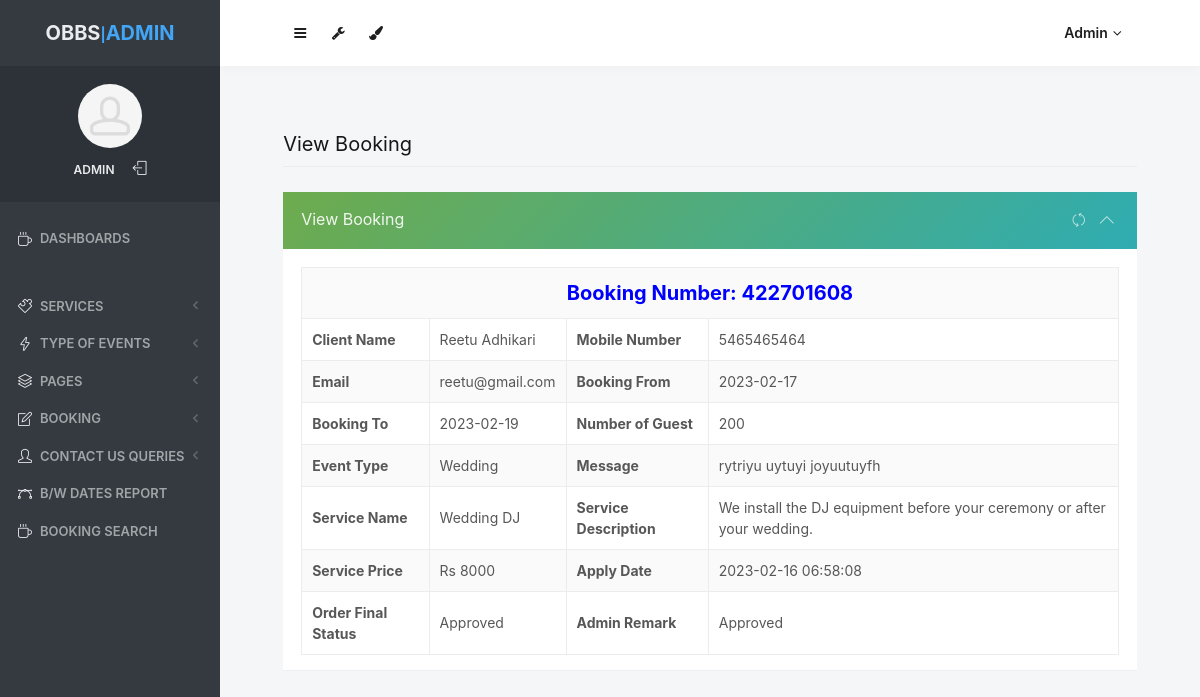
The app's page /admin/view-booking-detail.php?editid=1&&bookingid=422701608 (signed in) with its own data.
### tables this page shows
CREATE TABLE `tblbooking` (
  `ID` int(10) NOT NULL,
  `BookingID` int(10) DEFAULT NULL,
  `ServiceID` int(10) DEFAULT NULL,
  `UserID` int(5) DEFAULT NULL,
  `BookingFrom` date DEFAULT NULL,
  `BookingTo` date DEFAULT NULL,
  `EventType` varchar(200) DEFAULT NULL,
  `Numberofguest` int(10) DEFAULT NULL,
  `Message` mediumtext DEFAULT NULL,
  `BookingDate` timestamp NULL DEFAULT current_timestamp(),
  `Remark` varchar(200) DEFAULT NULL,
  `Status` varchar(200) DEFAULT NULL,
  `PaymentIDX` varchar(200) DEFAULT NULL,
  `UpdationDate` timestamp NULL DEFAULT NULL ON UPDATE current_timestamp()
);

CREATE TABLE `tbluser` (
  `ID` int(10) NOT NULL,
  `FullName` varchar(200) DEFAULT NULL,
  `MobileNumber` bigint(10) DEFAULT NULL,
  `Email` varchar(200) DEFAULT NULL,
  `Password` varchar(200) DEFAULT NULL,
  `RegDate` timestamp NULL DEFAULT current_timestamp()
);

CREATE TABLE `tblservice` (
  `ID` int(10) NOT NULL,
  `ServiceName` varchar(200) DEFAULT NULL,
  `SerDes` varchar(250) NOT NULL,
  `ServicePrice` varchar(200) DEFAULT NULL,
  `CreationDate` timestamp NULL DEFAULT current_timestamp()
);

### admin/view-booking-detail.php (the view, shortened to what this page needs)
<?php
include('includes/dbconnection.php');
if (strlen($_SESSION['odmsaid']==0)) {
  header('location:logout.php');
  } else{
?>
<!doctype html>
 <html lang="en" class="no-focus">
    <head>
<link rel="stylesheet" id="css-main" href="assets/css/codebase.min.css">
</head>
    <body>
        <div id="page-container" class="sidebar-o sidebar-inverse side-scroll page-header-fixed main-content-narrow">
             <?php include_once('includes/sidebar.php');?>
          <?php include_once('includes/header.php');?>
            <main id="main-container">
                <div class="content">
                    <h2 class="content-heading">View Booking</h2>
                    <div class="row">
                        <div class="col-md-12">
                            <div class="block block-themed">
                                <div class="block-header bg-gd-emerald">
                                    <h3 class="block-title">View Booking</h3>
                                    <div class="block-options">
                                        <button type="button" class="btn-block-option" data-toggle="block-option" data-action="state_toggle" data-action-mode="demo">
                                            <i class="si si-refresh"></i>
                                        </button>
                                        <button type="button" class="btn-block-option" data-toggle="block-option" data-action="content_toggle"></button>
                                    </div>
                                </div>
                                <div class="block-content">
                                    <?php
                  $eid=$_GET['editid'];
$sql="SELECT tblbooking.UserID, tbluser.FullName,tbluser.MobileNumber,tbluser.Email,tblbooking.BookingID,tblbooking.BookingDate,tblbooking.BookingFrom,tblbooking.BookingTo,tblbooking.EventType,tblbooking.Numberofguest,tblbooking.Message, tblbooking.Remark,tblbooking.Status,tblbooking.UpdationDate,tblservice.ServiceName,tblservice.SerDes,tblservice.ServicePrice from tblbooking join tblservice on tblbooking.ServiceID=tblservice.ID join tbluser on tbluser.ID=tblbooking.UserID  where tblbooking.ID=:eid";
$query = $dbh -> prepare($sql);
$query-> bindParam(':eid', $eid, PDO::PARAM_STR);
$query->execute();
$results=$query->fetchAll(PDO::FETCH_OBJ);
$cnt=1;
if($query->rowCount() > 0)
{
foreach($results as $row)
{               ?>
                            <table border="1" class="table table-bordered table-striped table-vcenter js-dataTable-full-pagination">
                                <tr>
                                    <th colspan="5" style="text-align: center;font-size: 20px;color: blue;">Booking Number: <?php  echo $row->BookingID;?>
                                    </th>
                                </tr>
                                            <tr>
    <th>Client Name</th>
    <td><?php  echo $row->FullName;?></td>
     <th>Mobile Number</th>
    <td><?php  echo $row->MobileNumber;?></td>
  </tr>
  <tr>
   <th>Email</th>
    <td><?php  echo $row->Email;?></td>
     <th>Booking From</th>
    <td><?php  echo $row->BookingFrom;?></td>
  </tr>
   <tr>
   <th>Booking To</th>
    <td><?php  echo $row->BookingTo;?></td>
    <th>Number of Guest</th>
    <td><?php  echo $row->Numberofguest;?></td>
  </tr>
  <tr>
    <th>Event Type</th>
    <td><?php  echo $row->EventType;?></td>
    <th>Message</th>
    <td><?php  echo $row->Message;?></td>
  </tr>
  <tr>
    <th>Service Name</th>
    <td><?php  echo $row->ServiceName;?></td>
    <th>Service Description</th>
    <td><?php  echo $row->SerDes;?></td>
  </tr>
   <tr>
    <th>Service Price</th>
    <td>Rs <?php  echo $row->ServicePrice;?></td>
    <th>Apply Date</th>
    <td><?php  echo $row->BookingDate;?></td>
  </tr>
  <tr>
     <th>Order Final Status</th>
    <td> <?php  $status=$row->Status;
if($row->Status=="Approved")
{
  echo "Approved";
}
     ;?></td>
     <th >Admin Remark</th>
    <?php if($row->Status==""){ ?>
                     <td><?php echo "Not Updated Yet"; ?></td>
<?php } else { ?>                  <td><?php  echo htmlentities($row->Remark);?>
                  </td>
                  <?php } ?>
  </tr>
<?php $cnt=$cnt+1;}} ?>
</table>
                </div>
            </main>
        </div>
    </body>
</html>
<?php }  ?>

### admin/includes/sidebar.php (shortened to what this page needs)
     <?php
include('includes/dbconnection.php');
if (strlen($_SESSION['odmsaid']==0)) {
  header('location:logout.php');
  } else{
  ?>
   <nav id="sidebar">
                <div id="sidebar-scroll">
                    <div class="sidebar-content">
                        <div class="content-header content-header-fullrow px-15">
                            <div class="content-header-section text-center align-parent sidebar-mini-hidden">
                                <div class="content-header-item">
                                    <a class="link-effect font-w700" href="dashboard.php">
                                        <span class="font-size-xl text-dual-primary-dark">OBBS</span>|<span class="font-size-xl text-primary">ADMIN</span>
                                    </a>
                                </div>
                            </div>
                        </div>
                        <div class="content-side content-side-full content-side-user px-10 align-parent">
                            <div class="sidebar-mini-hidden-b text-center">
                                <a class="img-link" href="dashboard.php">
                                    <img class="img-avatar" src="assets/img/avatars/avatar15.jpg" alt="">
                                </a>
                                <ul class="list-inline mt-10">
                                    <?php
$aid=$_SESSION['odmsaid'];
$sql="SELECT AdminName from  tbladmin where ID=:aid";
$query = $dbh -> prepare($sql);
$query->bindParam(':aid',$aid,PDO::PARAM_STR);
$query->execute();
$results=$query->fetchAll(PDO::FETCH_OBJ);
$cnt=1;
if($query->rowCount() > 0)
{
foreach($results as $row)
{               ?>
                                    <li class="list-inline-item">
                                        <a class="link-effect text-dual-primary-dark font-size-xs font-w600 text-uppercase" href="admin-profile.php"><?php  echo $row->AdminName;?></a>
                                    </li><?php $cnt=$cnt+1;}} ?>
                                    <li class="list-inline-item">
                                        <a class="link-effect text-dual-primary-dark" href="logout.php">
                                            <i class="si si-logout"></i>
                                        </a>
                                    </li>
                                </ul>
                            </div>
                        </div>
                        <div class="content-side content-side-full">
                            <ul class="nav-main">
                                <li class="open">
                                    <a href="dashboard.php"><i class="si si-cup"></i><span class="sidebar-mini-hide">Dashboards</span></a>
                                </li>
                                <li class="nav-main-heading"><span class="sidebar-mini-visible">UI</span><span class="sidebar-mini-hidden"></span></li>
                                <li>
                                    <a class="nav-submenu" data-toggle="nav-submenu"><i class="si si-puzzle"></i><span class="sidebar-mini-hide"></span>Services</a>
                                </li>
                                <li>
                                    <a class="nav-submenu" data-toggle="nav-submenu" href="#"><i class="si si-energy"></i><span class="sidebar-mini-hide">Type of Events</span></a>
                                </li>
                                <li>
                                    <a class="nav-submenu" data-toggle="nav-submenu" href="#"><i class="si si-layers"></i><span class="sidebar-mini-hide">Pages</span></a>
                                </li>
                                <li>
                                    <a class="nav-submenu" data-toggle="nav-submenu" href="#"><i class="si si-note"></i><span class="sidebar-mini-hide">Booking</span></a>
                                </li>
                                <li>
                                    <a class="nav-submenu" data-toggle="nav-submenu" href="#"><i class="si si-user"></i><span class="sidebar-mini-hide">Contact Us Queries</span></a>
                                </li>
                                <li>
                                    <a  href="between-dates-report.php"><i class="si si-vector"></i><span class="sidebar-mini-hide">B/w Dates Report</span></a>
                                </li>
                     <li>
                                    <a href="booking-search.php"><i class="si si-cup"></i><span class="sidebar-mini-hide">Booking Search</span></a>
                                </li>
                            </ul>
                        </div>
                    </div>
                </div>
            </nav>
           <?php }  ?>

### admin/includes/header.php (shortened to what this page needs)
   <?php
include('includes/dbconnection.php');
if (strlen($_SESSION['odmsaid']==0)) {
  header('location:logout.php');
  } else{
  ?>
            <header id="page-header">
                <div class="content-header">
                    <div class="content-header-section">
                        <button type="button" class="btn btn-circle btn-dual-secondary" data-toggle="layout" data-action="sidebar_toggle">
                            <i class="fa fa-navicon"></i>
                        </button>
                        <div class="btn-group" role="group">
                            <button type="button" class="btn btn-circle btn-dual-secondary" id="page-header-options-dropdown" data-toggle="dropdown" aria-haspopup="true" aria-expanded="false">
                                <i class="fa fa-wrench"></i>
                            </button>
                        </div>
                        <div class="btn-group" role="group">
                            <button type="button" class="btn btn-circle btn-dual-secondary" id="page-header-themes-dropdown" data-toggle="dropdown" aria-haspopup="true" aria-expanded="false">
                                <i class="fa fa-paint-brush"></i>
                            </button>
                        </div>
                    </div>
                    <div class="content-header-section">
                        <div class="btn-group" role="group">
                            <?php
$aid=$_SESSION['odmsaid'];
$sql="SELECT AdminName from  tbladmin where ID=:aid";
$query = $dbh -> prepare($sql);
$query->bindParam(':aid',$aid,PDO::PARAM_STR);
$query->execute();
$results=$query->fetchAll(PDO::FETCH_OBJ);
$cnt=1;
if($query->rowCount() > 0)
{
foreach($results as $row)
{               ?>
                            <button type="button" class="btn btn-rounded btn-dual-secondary" id="page-header-user-dropdown" data-toggle="dropdown" aria-haspopup="true" aria-expanded="false">
                                <?php  echo $row->AdminName;?><i class="fa fa-angle-down ml-5"></i>
                            </button>
                            <?php $cnt=$cnt+1;}} ?>
                        </div>
                    </div>
                </div>
            </header>
            <?php }  ?>

### records on screen
tblbooking: BookingID "422701608", UserID.FullName "Reetu Adhikari", UserID.MobileNumber "5465465464", UserID.Email "reetu@gmail.com", BookingFrom "2023-02-17", BookingTo "2023-02-19", Numberofguest "200", EventType "Wedding", Message "rytriyu uytuyi joyuutuyfh", ServiceID.ServiceName "Wedding DJ", ServiceID.SerDes "We install the DJ equipment before your ceremony or after your wedding.", ServiceID.ServicePrice "8000", BookingDate "2023-02-16 06:58:08", Status "Approved", Remark "Approved"

### other values on screen
$row->AdminName "ADMIN"
$row->AdminName "Admin"
